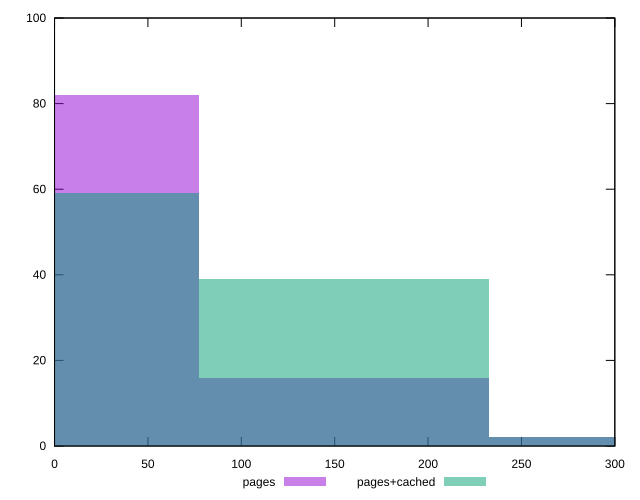

Source code (gnuplot):
reset

$pages <<EOF
0 82
154.91839021184302 16
309.83678042368604 2
EOF

$pagesCached <<EOF
154.91839021184302 39
0 59
309.83678042368604 2
EOF

set key outside below
set boxwidth 154.91839021184302
set xrange [0:300]
set yrange [0:100]
set trange [0:100]
set style fill transparent solid 0.5 noborder
set terminal svg size 640, 500 enhanced background rgb 'white'
set output "report_00022_2021-02-20T12:08:46.964Z/unminified-javascript/comparison/histogram/0_vs_1.svg"

plot $pages title "pages" with boxes, \
     $pagesCached title "pages+cached" with boxes

reset
